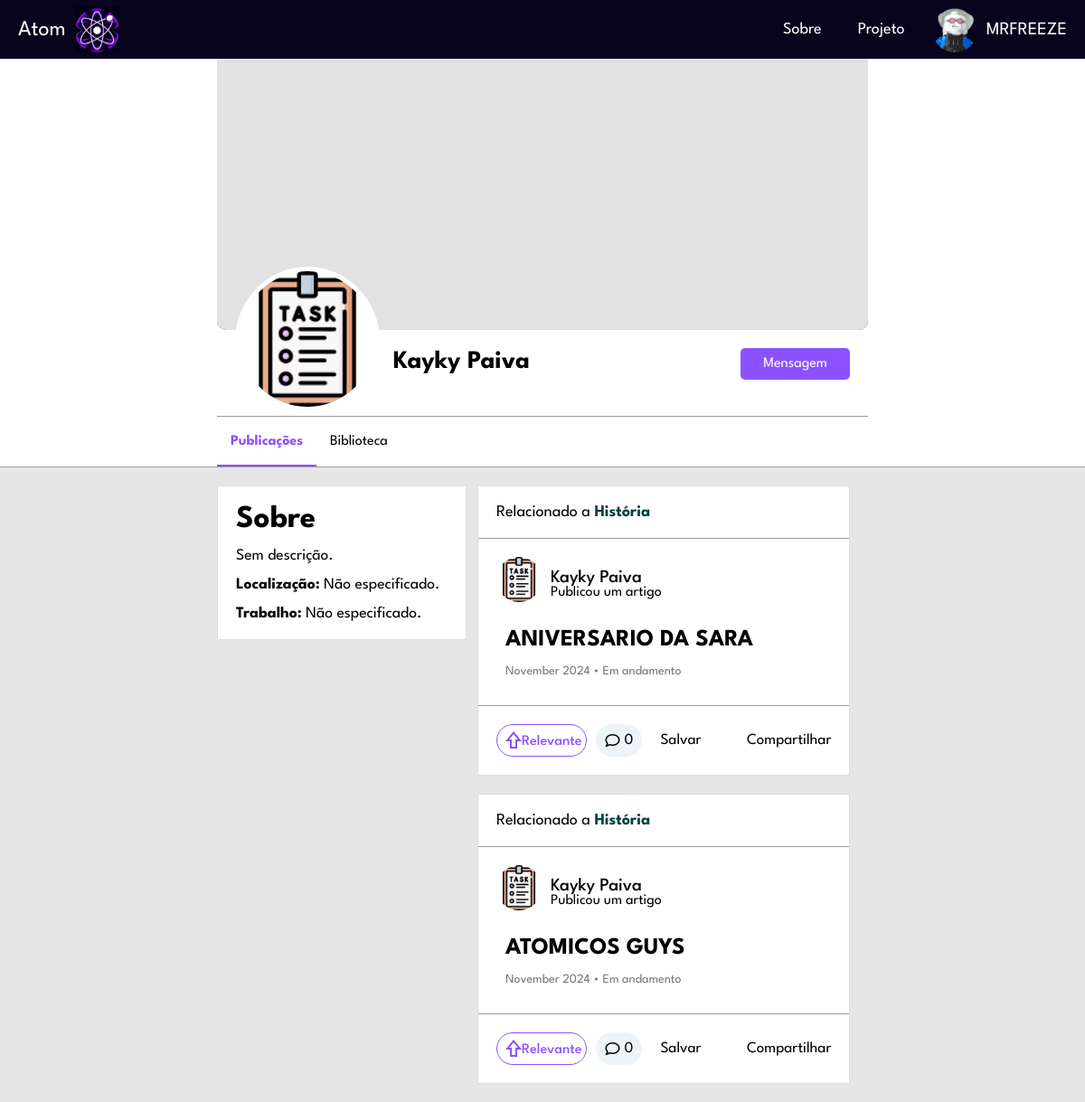
Page /view/perfil.php?token=10f30d689b97cbe5f0a5b40fdebee2bd (signed in) on the committed database.
### tables this page shows
CREATE TABLE `usuario` (
  `USU_INT_ID` int(11) NOT NULL,
  `USU_VAR_NAME` varchar(50) NOT NULL,
  `USU_VAR_EMAIL` varchar(100) NOT NULL,
  `USU_VAR_PASSWORD` varchar(255) NOT NULL,
  `USU_VAR_IMGPERFIL` varchar(255) DEFAULT NULL,
  `USU_VAR_IMGBACK` varchar(255) DEFAULT NULL,
  `USU_VAR_DESC` varchar(255) DEFAULT NULL,
  `USU_VAR_CIDADE` varchar(50) DEFAULT NULL,
  `USU_VAR_OCUPACAO` varchar(50) DEFAULT NULL
);

CREATE TABLE `artigo` (
  `ART_INT_ID` int(11) NOT NULL,
  `ART_VAR_TITULO` varchar(250) NOT NULL,
  `ART_VAR_DESCRICAO` varchar(2000) NOT NULL,
  `ART_VAR_CATEGORIA` varchar(50) NOT NULL,
  `ART_VAR_STATUS` varchar(12) NOT NULL,
  `ART_VAR_ARQUIVO` varchar(500) NOT NULL,
  `USU_INT_ID` int(11) NOT NULL,
  `ART_DAT_POSTAGEM` datetime DEFAULT current_timestamp()
);

### view/php/ObterOuCriarToken.php (called while the page is built)
<?php
function obterOuCriarToken($conection, $tipo, $id) {
    if ($tipo === 'usuario') {
        $tabela = 'tokens_usuario';
        $colunaId = 'USU_INT_ID';
        $colunaToken = 'TOK_USU_VAR_TOK';
    } elseif ($tipo === 'artigo') {
        $tabela = 'tokens_artigo';
        $colunaId = 'ART_INT_ID';
        $colunaToken = 'TOK_ART_VAR_TOK';
    } else {
        throw new Exception("Tipo de token inválido.");
    }
    $queryToken = "SELECT $colunaToken FROM $tabela WHERE $colunaId = $id";
    $resultToken = mysqli_query($conection, $queryToken);
    if ($resultToken && mysqli_num_rows($resultToken) > 0) {
        $tokenData = mysqli_fetch_assoc($resultToken);
        return $tokenData[$colunaToken];
    } else {
        $token = bin2hex(random_bytes(16));
        $queryInsertToken = "INSERT INTO $tabela ($colunaToken, $colunaId) VALUES ('$token', $id)";
        mysqli_query($conection, $queryInsertToken);
        return $token;
    }
}
?>

### view/perfil.php (the view, shortened to what this page needs)
<?php
include('../view/php/listar_compartilhar.php');
?>
<!DOCTYPE html>
<html lang="pt-BR">
<head>
    <link rel="stylesheet" href="css/perfil.css">
    <link rel="stylesheet" href="css/home.css">
    <link rel="stylesheet" href="css/artigo.css">
    <link rel="stylesheet" href="https://cdnjs.cloudflare.com/ajax/libs/font-awesome/6.6.0/css/all.min.css" />
</head>
<body>
    <nav>
        <ul>
            <li><a class="atom" href="home.php">Atom<img src="../view/img/logo3.png" alt=""></a></li>
            <li class="hideOnMobile"><a class="topic" href="../view/about.html">Sobre</a></li>
            <li class="hideOnMobile"><a class="topic" href="../view/project.html">Projeto</a></li>
            <li class="profile">
                <div id="profileDropdown" class="topic usuario">
                <div  id="profileDropdown" class="foto user-space">
                <?php   if (empty($_SESSION['ftperfil'])) {
                    $_SESSION['ftperfil'] = '../view/img/user.jpg';
                } echo '<img id="profileDropdown" src="' . $_SESSION['ftperfil'] . '" alt="">'; ?>
                </div>
               <?php echo $_SESSION['name'] ?>
            </div>
            </li>
        </ul>
    </nav>
         <div class="topo1">
            <div class="topo1-bloco">
               <?php require_once('../view/php/carregar_perfil_usuario.php') ?>
            </div>
        </div>
        <div class="tela espaco" id="publicacoes" style="display: flex;">
    <div class="tela-coluna">
        <div class="lado-esquerdo1">
            <div class="bloco">
                <div class="sobre">
                    <h1>Sobre</h1>
                    <div class="biografia"><br>
                    <p><?php echo $desc; ?></p></div>
                    <br><div class="localizacao">
                    <p><strong>Localização:</strong> <?php echo $cidade; ?></p>
                    </div>
                    <br><div class="trabalho">
                    <p><strong>Trabalho:</strong> <?php echo $ocupacao; ?></p>
                    </div>
                </div>
            </div>
        </div>
        <div class="lado-direito1">
            <div class="lista1">
                <?php include ('php/carregar_artigos_perfil.php') ?>
            </div>
        </div>
    </div>
</div>
</body>
</html>

### view/php/carregar_perfil_usuario.php (shortened to what this page needs)
<?php
require_once('conection.php');
if (isset($_GET['token'])) {
    $token = $_GET['token'];
    $sqlToken = "SELECT USU_INT_ID FROM tokens_usuario WHERE TOK_USU_VAR_TOK = ?";
    $stmtToken = $conection->prepare($sqlToken);
    $stmtToken->bind_param('s', $token);
    $stmtToken->execute();
    $resultToken = $stmtToken->get_result();
    if ($resultToken->num_rows > 0) {
        $usuario = $resultToken->fetch_assoc();
        $PerfilId = $usuario['USU_INT_ID'];
       $sqlUsuario = "SELECT USU_INT_ID, USU_VAR_NAME, USU_VAR_IMGPERFIL, USU_VAR_IMGBACK, USU_VAR_DESC, USU_VAR_CIDADE, USU_VAR_OCUPACAO
        FROM usuario
        WHERE USU_INT_ID = ?";
        $stsmtUsuario = $conection->prepare($sqlUsuario);
        $stsmtUsuario->bind_param('i', $PerfilId);
        $stsmtUsuario->execute();
        $resultUsuario = $stsmtUsuario->get_result();
        if ($resultUsuario->num_rows > 0) {
            $usuario = $resultUsuario->fetch_assoc();
            $idUsuario = $usuario['USU_INT_ID'];
            $nome = $usuario['USU_VAR_NAME'];
            $FotoPerfil = !empty($usuario['USU_VAR_IMGPERFIL']) ? $usuario['USU_VAR_IMGPERFIL'] : '../view/img/user.jpg';
            $FotoBanner = !empty($usuario['USU_VAR_IMGBACK']) ? $usuario['USU_VAR_IMGBACK'] : '../view/img/background-default.png';
            $desc = !empty($usuario['USU_VAR_DESC']) ? $usuario['USU_VAR_DESC'] : 'Sem descrição.';
            $cidade = !empty($usuario['USU_VAR_CIDADE']) ? $usuario['USU_VAR_CIDADE'] : 'Não especificado.';
            $ocupacao = !empty($usuario['USU_VAR_OCUPACAO']) ? $usuario['USU_VAR_OCUPACAO'] : 'Não especificado.';
            require_once('ObterOuCriarToken.php');
            $tokenUser = obterOuCriarToken($conection, 'usuario', $idUsuario);
                    echo '<div class="cover-photo">
                <img src="' . $FotoBanner . '">
            </div>
            <div class="profile-info">
                <div class="profile-picture">
                    <img src="' . $FotoPerfil . '" alt="Foto de Perfil">
                </div>
                <div class="profile-name">
                    <h1>' . $nome . '</h1>
                   <div class="seguintes">';
                 echo '   </div>
               </div>
                <div class="profile-actions">';
                 echo   '<a href="chat.php?token='. $tokenUser .'"><button class="btn msg">Mensagem</button></a>
                </div>
            </div>
             <div class="profile-navigation">
                <div class="opcao marcada" id="publicacoesBtn">Publicações</div>
                <div class="opcao selecionar" id="bibliotecaBtn">Biblioteca</div>
            </div>';
        } else {
            echo "Usuário não encontrado.";
        }
    } else {
        echo "Token inválido.";
    }
} else {
    echo "Parâmetros inválidos.";
    exit();
}
?>

### view/php/carregar_artigos_perfil.php (shortened to what this page needs)
<?php
require_once('conection.php');
$userId = $_SESSION['id'];
function carregarArtigos($conection, $userId, $PerfilId) {
    $query = "SELECT a.ART_VAR_TITULO, a.ART_VAR_DESCRICAO, a.ART_VAR_CATEGORIA, a.ART_VAR_STATUS, a.ART_DAT_POSTAGEM,
                     u.USU_VAR_NAME, u.USU_VAR_IMGPERFIL, a.USU_INT_ID, a.ART_INT_ID,
                     (SELECT COUNT(*) FROM comentario WHERE ART_INT_ID = a.ART_INT_ID) AS num_comentarios,
                     (SELECT COUNT(*) FROM upvote WHERE UP_ART_INT_ID = a.ART_INT_ID) AS num_likes,
                     (SELECT COUNT(*) FROM upvote WHERE UP_USU_INT_ID = $userId AND UP_ART_INT_ID = a.ART_INT_ID) AS user_liked,
                     (SELECT COUNT(*) FROM salvar WHERE USU_INT_ID = $userId AND ART_INT_ID = a.ART_INT_ID) AS user_saved
              FROM artigo a
              JOIN usuario u ON a.USU_INT_ID = u.USU_INT_ID
          WHERE a.USU_INT_ID = $PerfilId
          ORDER BY a.ART_DAT_POSTAGEM DESC";
    $resultado = mysqli_query($conection, $query);
    if ($resultado && mysqli_num_rows($resultado) > 0) {
        while ($artigo = mysqli_fetch_assoc($resultado)) {
            $titulo = $artigo['ART_VAR_TITULO'];
            $categoria = $artigo['ART_VAR_CATEGORIA'];
            $status = $artigo['ART_VAR_STATUS'];
            $dataPostagem = $artigo['ART_DAT_POSTAGEM'];
            $nomeUsuario = $artigo['USU_VAR_NAME'];
            $idUsuario = $artigo['USU_INT_ID'];
            $idArtigo = $artigo['ART_INT_ID'];
            $numComentarios = $artigo['num_comentarios'];
            $numLikes = $artigo['num_likes'];
            $userLiked = $artigo['user_liked'];
            $userSaved = $artigo['user_saved'];
            require_once('ObterOuCriarToken.php');
            $tokenUser = obterOuCriarToken($conection, 'usuario', $idUsuario);
            $tokenArtigo = obterOuCriarToken($conection, 'artigo', $idArtigo);
            $fotoPerfil = $artigo['USU_VAR_IMGPERFIL'];
            $dataFormatada = strftime('%B %Y', strtotime($dataPostagem));
            $dataFormatada = ucfirst($dataFormatada);
            $likeButtonClass = $userLiked > 0 ? 'liked' : '';
            $likeButtonText = $userLiked > 0 ? "$numLikes" : "Relevante";
            $saveButtonText = $userSaved > 0 ? 'Em biblioteca' : 'Salvar';
            $saveButtonClass = $userSaved > 0 ? 'saved' : '';
            echo "
    <div class='bloco'>
        <div class='bloco-top'>
            <p>Relacionado a <strong>$categoria</strong></p>
        </div>
        <div class='bloco-mid'>
            <div class='cabecalho'>
                <a href='perfil.php?token=$tokenUser'>
                    <div class='foto1 user'>
                        <img src='$fotoPerfil' alt='Foto de perfil' class='user-photo'>
                    </div>
                </a>
                <div class='profile-artigo'>
                    <a href='perfil.php?token=$tokenUser'>
                        <div class='nome'>$nomeUsuario</div>
                    </a>
                    <p>Publicou um artigo</p>
                </div>
            </div>
            <div class='conteudo'>
                 <a href='artigo.php?token=$tokenArtigo'>$titulo</a>
                <br><br>
                <span>$dataFormatada &#8226; $status</span>
            </div>
        </div>
        <div class='bloco-bot'>
            <div class='rodape'>
                <div class='rod'>
                    <button class='relevante $likeButtonClass' onclick='toggleLike(this, $idArtigo)' data-article-id='$idArtigo'>
                        <span class='material-symbols-outlined like-icon'>shift</span>
                        <span class='like-count'>$likeButtonText</span>
                    </button>
                    <button id='goToComments' class='comentarios' onclick=\"window.location.href='artigo.php?token=$tokenArtigo#comments';\">
                        <i class='fa-regular fa-comment'></i>$numComentarios
                    </button>
                    <button class='botoes Salvar $saveButtonClass' data-artigo-id='$idArtigo'>$saveButtonText</button>
                </div>
                <div class='ape'>
                    <button class='openCompartilhar botoes' data-token-artigo='$tokenArtigo'>Compartilhar</button>
                </div>
            </div>
        </div>
    </div>";
        }
    } else {
        echo "<div class='bloco'><h1 style=' padding: 20px;'>Este usuário não possui artigos publicados.</h1></div>";
    }
}
carregarArtigos($conection, $userId, $PerfilId);
?>

### view/css/perfil.css (style rules this page uses)
.topo1 { width: 100%; background-color: #fff; justify-content: center; display: flex; border-bottom: 1px solid rgb(156, 156, 156); }
.topo1-bloco { width: 60%; }
.cover-photo { width: 100%; height: 300px; background-color: #a11c1c; border-bottom-left-radius: 10px; border-bottom-right-radius: 10px; }
.cover-photo img { width: 100%; height: 300px; background-color: #e2e2e2; border-bottom-left-radius: 10px; border-bottom-right-radius: 10px; object-fit: cover; display: none; }
.cover-photo img[src] { display: block; }
.profile-info { display: flex; align-items: center; padding: 15px; background-color: white; position: relative; margin-bottom: 20px; }
.profile-picture { position: absolute; top: -70px; left: 20px; border-radius: 50%; overflow: hidden; border: 5px solid white; background-color: #fff; }
.profile-picture img { width: 150px; height: 150px; object-fit: cover; border-radius: 50%; }
.profile-name { margin-left: 180px; }
.profile-name h1 { font-size: 28px; margin-bottom: 5px; }
.profile-actions { margin-left: auto; }
.profile-actions .btn { background-color: #8c52ff; color: white; border: none; margin: 5px; border-radius: 5px; cursor: pointer; padding: 10px 25px; font-size: 16px; }
.profile-navigation { background-color: white; border-top: 1px solid rgb(156, 156, 156); display: flex; padding: 5px 0 5px 0; }
.opcao { padding: 15px; font-size: 16px; }
.marcada { padding: 15px; font-size: 16px; color: #8c52ff; font-weight: bold; border-bottom: 2px solid #8c52ff; margin-bottom: -5px; }
.sobre { padding: 20px; font-size: 17.5px; box-sizing: border-box; }
.biografia { text-align: justify; box-sizing: border-box; word-wrap: break-word; overflow-wrap: break-word; }
.tela-coluna { width: 60%; display: flex; }
.lado-esquerdo1 { width: 40%; }
.lado-direito1 { width: 60%; }
.lista1 { display: flex; flex-direction: column; }
.espaco { margin-top: 20px; display: flex; justify-content: center; }

### view/css/artigo.css (style rules this page uses)
html { scroll-behavior: smooth; }

### rows in the picture
usuario: USU_VAR_IMGPERFIL (picture), USU_VAR_NAME "Kayky Paiva", USU_VAR_DESC "Sem descrição.", USU_VAR_CIDADE "Não especificado.", USU_VAR_OCUPACAO "Não especificado."
artigo: ART_VAR_CATEGORIA "História", USU_INT_ID.USU_VAR_IMGPERFIL (picture), USU_INT_ID.USU_VAR_NAME "Kayky Paiva", ART_VAR_TITULO "ANIVERSARIO DA SARA", ART_DAT_POSTAGEM "November 2024", ART_VAR_STATUS "Em andamento", likeButtonText "Relevante", numComentarios "0", saveButtonText "Salvar"
artigo: ART_VAR_CATEGORIA "História", USU_INT_ID.USU_VAR_IMGPERFIL (picture), USU_INT_ID.USU_VAR_NAME "Kayky Paiva", ART_VAR_TITULO "ATOMICOS GUYS", ART_DAT_POSTAGEM "November 2024", ART_VAR_STATUS "Em andamento", likeButtonText "Relevante", numComentarios "0", saveButtonText "Salvar"

### other values in the picture
$_SESSION['name'] "MRFREEZE"
